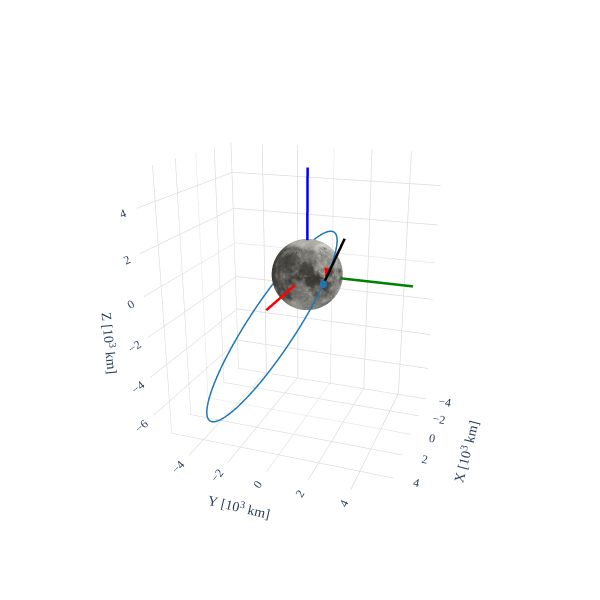

Notebook cell for this chart:
### Code cell
# Propagation
dyn = pnt.KeplerianDynamics(pnt.GM_MOON)
coe_ci = dyn.propagate(coe0_ci, t0, tfs)
rv_ci = pnt.classical2cart(coe_ci, pnt.GM_MOON)

# Frame plot
origin = np.zeros(3)
R_ci2mi = np.eye(3)

# Plot MI
fig = go.Figure()
pnt.plot.plot_body(fig, pnt.MOON)
pnt.plot.scatter(fig, r_usr_ci, marker_size=5, color='red')
pnt.plot.plot_frame(fig, origin, R_ci2mi, length=3 * pnt.R_MOON, width=5)
pnt.plot.plot_orbits(fig, rv_ci, t=0)
pnt.plot.plot_arrow3(fig, rv0_ci[:3], rv0_ci[3:], length=pnt.R_MOON, width=5)
pnt.plot.set_view(fig, azimuth=20, elevation=20, zoom=3)
fig.show()

### Figure 1 — Plotly figure (JSON) as saved in the notebook; plotly's stock layout.template omitted (floating-point values rounded to 4 significant figures; data arrays with more than 128 entries replaced by an {"elided": "..."} marker saying what was removed)
{"data": [{"colorscale": [[0, "rgb(123, 120, 114)"], [0.03226, "rgb(168, 166, 159)"], [0.06452, "rgb(88, 86, 81)"], [0.09677, "rgb(140, 137, 131)"], [0.129, "rgb(198, 198, 193)"], [0.1613, "rgb(179, 177, 171)"], [0.1935, "rgb(153, 151, 146)"], [0.2258, "rgb(111, 108, 102)"], [0.2581, "rgb(74, 74, 70)"], [0.2903, "rgb(134, 132, 126)"], [0.3226, "rgb(160, 158, 152)"], [0.3548, "rgb(186, 186, 180)"], [0.3871, "rgb(173, 171, 164)"], [0.4194, "rgb(219, 220, 214)"], [0.4516, "rgb(144, 142, 136)"], [0.4839, "rgb(102, 100, 94)"], [0.5161, "rgb(191, 191, 186)"], [0.5484, "rgb(117, 115, 109)"], [0.5806, "rgb(65, 65, 62)"], [0.6129, "rgb(170, 168, 162)"], [0.6452, "rgb(150, 148, 143)"], [0.6774, "rgb(129, 126, 120)"], [0.7097, "rgb(163, 161, 155)"], [0.7419, "rgb(176, 174, 167)"], [0.7742, "rgb(156, 154, 149)"], [0.8065, "rgb(183, 181, 175)"], [0.8387, "rgb(244, 246, 242)"], [0.871, "rgb(81, 80, 75)"], [0.9032, "rgb(94, 92, 87)"], [0.9355, "rgb(148, 145, 140)"], [0.9677, "rgb(206, 207, 202)"], [1, "rgb(165, 164, 158)"]], "i": {"elided": "41616 int values"}, "intensity": {"elided": "41616 float values"}, "intensitymode": "cell", "j": {"elided": "41616 int values"}, "k": {"elided": "41616 int values"}, "showscale": false, "type": "mesh3d", "x": {"elided": "21115 float values"}, "y": {"elided": "21115 float values"}, "z": {"elided": "21115 float values"}}, {"marker": {"color": "red", "size": 5}, "mode": "markers", "showlegend": false, "type": "scatter3d", "x": [1.049], "y": [1.251], "z": [0.5942]}, {"line": {"color": "red", "width": 5}, "mode": "lines", "showlegend": false, "type": "scatter3d", "x": [0, 5.212], "y": [0, 0], "z": [0, 0]}, {"colorscale": [[0, "red"], [1, "red"]], "showlegend": false, "showscale": false, "type": "cone", "u": [0.001], "v": [0], "w": [0], "x": [5.212], "y": [0], "z": [0]}, {"line": {"color": "green", "width": 5}, "mode": "lines", "showlegend": false, "type": "scatter3d", "x": [0, 0], "y": [0, 5.212], "z": [0, 0]}, {"colorscale": [[0, "green"], [1, "green"]], "showlegend": false, "showscale": false, "type": "cone", "u": [0], "v": [0.001], "w": [0], "x": [0], "y": [5.212], "z": [0]}, {"line": {"color": "blue", "width": 5}, "mode": "lines", "showlegend": false, "type": "scatter3d", "x": [0, 0], "y": [0, 0], "z": [0, 5.212]}, {"colorscale": [[0, "blue"], [1, "blue"]], "showlegend": false, "showscale": false, "type": "cone", "u": [0], "v": [0], "w": [0.001], "x": [0], "y": [0], "z": [5.212]}, {"line": {"color": "#1F77B4", "width": 3}, "mode": "lines", "name": "plot_orbits_0", "showlegend": false, "type": "scatter3d", "x": {"elided": "3903 float values"}, "y": {"elided": "3903 float values"}, "z": {"elided": "3903 float values"}}, {"marker": {"color": ["#1F77B4", "#FF7F0E", "#2CA02C", "#D62728", "#9467BD", "#8C564B", "#E377C2", "#7F7F7F", "#BCBD22", "#17BECF"], "line": {"color": ["#1F77B4", "#FF7F0E", "#2CA02C", "#D62728", "#9467BD", "#8C564B", "#E377C2", "#7F7F7F", "#BCBD22", "#17BECF"], "width": 0.5}, "size": 4}, "mode": "markers", "name": "plot_orbits_markers", "showlegend": false, "type": "scatter3d", "x": [2.734], "y": [1.722], "z": [0.576]}, {"line": {"color": "black", "width": 5}, "mode": "lines", "showlegend": false, "type": "scatter3d", "x": [2.734, 0.8303], "y": [1.722, 2.104], "z": [0.576, 2.21]}, {"colorscale": [[0, "black"], [1, "black"]], "showlegend": false, "showscale": false, "type": "cone", "u": [-0.001096], "v": [0.0002197], "w": [0.0009406], "x": [0.8303], "y": [2.104], "z": [2.21]}], "layout": {"font": {"family": "serif", "size": 12}, "height": 600, "legend": {"bgcolor": "rgba(255, 255, 255, 0.5)", "x": 0.9, "xanchor": "right", "y": 0.85, "yanchor": "top"}, "margin": {"b": 10, "l": 10, "r": 10, "t": 10}, "scene": {"aspectmode": "data", "camera": {"center": {"x": 0, "y": 0, "z": 0}, "eye": {"x": 2.649, "y": 0.9642, "z": 1.026}, "up": {"x": 0, "y": 0, "z": 1}}, "xaxis": {"gridcolor": "rgb(220,220,220)", "gridwidth": 1.5, "linecolor": "rgb(220,220,220)", "linewidth": 1.5, "mirror": true, "showline": false, "title": {"text": "X [10<sup>3</sup> km]"}}, "yaxis": {"gridcolor": "rgb(220,220,220)", "gridwidth": 1.5, "linecolor": "rgb(220,220,220)", "linewidth": 1.5, "mirror": true, "showline": false, "title": {"text": "Y [10<sup>3</sup> km]"}}, "zaxis": {"gridcolor": "rgb(220,220,220)", "gridwidth": 1.5, "linecolor": "rgb(220,220,220)", "linewidth": 1.5, "mirror": true, "showline": false, "title": {"text": "Z [10<sup>3</sup> km]"}}}, "width": 600}}
